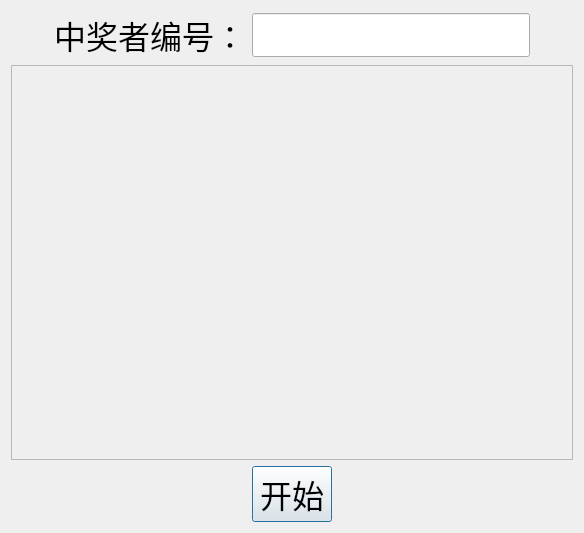
<?xml version="1.0" encoding="UTF-8"?>
<ui version="4.0">
 <class>EnireDialog</class>
 <widget class="QDialog" name="EnireDialog">
  <property name="geometry">
   <rect>
    <x>0</x>
    <y>0</y>
    <width>584</width>
    <height>533</height>
   </rect>
  </property>
  <property name="font">
   <font>
    <pointsize>24</pointsize>
   </font>
  </property>
  <property name="windowTitle">
   <string>创客学院摇奖机</string>
  </property>
  <layout class="QVBoxLayout" name="verticalLayout_2">
   <item>
    <layout class="QVBoxLayout" name="verticalLayout">
     <item>
      <layout class="QHBoxLayout" name="horizontalLayout">
       <item>
        <spacer name="horizontalSpacer">
         <property name="orientation">
          <enum>Qt::Horizontal</enum>
         </property>
         <property name="sizeHint" stdset="0">
          <size>
           <width>40</width>
           <height>20</height>
          </size>
         </property>
        </spacer>
       </item>
       <item>
        <widget class="QLabel" name="label">
         <property name="text">
          <string>中奖者编号：</string>
         </property>
        </widget>
       </item>
       <item>
        <widget class="QLineEdit" name="numEdit"/>
       </item>
       <item>
        <spacer name="horizontalSpacer_2">
         <property name="orientation">
          <enum>Qt::Horizontal</enum>
         </property>
         <property name="sizeHint" stdset="0">
          <size>
           <width>40</width>
           <height>20</height>
          </size>
         </property>
        </spacer>
       </item>
      </layout>
     </item>
     <item>
      <widget class="QFrame" name="showPictureFrame">
       <property name="sizePolicy">
        <sizepolicy hsizetype="Preferred" vsizetype="Expanding">
         <horstretch>0</horstretch>
         <verstretch>0</verstretch>
        </sizepolicy>
       </property>
       <property name="frameShape">
        <enum>QFrame::StyledPanel</enum>
       </property>
       <property name="frameShadow">
        <enum>QFrame::Raised</enum>
       </property>
      </widget>
     </item>
     <item>
      <layout class="QHBoxLayout" name="horizontalLayout_2">
       <item>
        <spacer name="horizontalSpacer_3">
         <property name="orientation">
          <enum>Qt::Horizontal</enum>
         </property>
         <property name="sizeHint" stdset="0">
          <size>
           <width>40</width>
           <height>20</height>
          </size>
         </property>
        </spacer>
       </item>
       <item>
        <widget class="QPushButton" name="StartStopButton">
         <property name="text">
          <string>开始</string>
         </property>
        </widget>
       </item>
       <item>
        <spacer name="horizontalSpacer_4">
         <property name="orientation">
          <enum>Qt::Horizontal</enum>
         </property>
         <property name="sizeHint" stdset="0">
          <size>
           <width>40</width>
           <height>20</height>
          </size>
         </property>
        </spacer>
       </item>
      </layout>
     </item>
    </layout>
   </item>
  </layout>
 </widget>
 <layoutdefault spacing="6" margin="11"/>
 <tabstops>
  <tabstop>numEdit</tabstop>
  <tabstop>StartStopButton</tabstop>
 </tabstops>
 <resources/>
 <connections/>
</ui>
